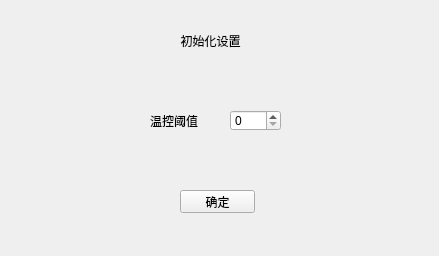
<?xml version="1.0" encoding="UTF-8"?>
<ui version="4.0">
 <class>InitialPage</class>
 <widget class="QWidget" name="InitialPage">
  <property name="geometry">
   <rect>
    <x>0</x>
    <y>0</y>
    <width>439</width>
    <height>256</height>
   </rect>
  </property>
  <property name="windowTitle">
   <string>Form</string>
  </property>
  <widget class="QSpinBox" name="spinBox">
   <property name="geometry">
    <rect>
     <x>230</x>
     <y>110</y>
     <width>51</width>
     <height>21</height>
    </rect>
   </property>
  </widget>
  <widget class="QLabel" name="label">
   <property name="geometry">
    <rect>
     <x>150</x>
     <y>110</y>
     <width>61</width>
     <height>21</height>
    </rect>
   </property>
   <property name="text">
    <string>温控阈值</string>
   </property>
  </widget>
  <widget class="QPushButton" name="pushButton">
   <property name="geometry">
    <rect>
     <x>180</x>
     <y>190</y>
     <width>75</width>
     <height>23</height>
    </rect>
   </property>
   <property name="text">
    <string>确定</string>
   </property>
  </widget>
  <widget class="QLabel" name="label_2">
   <property name="geometry">
    <rect>
     <x>160</x>
     <y>30</y>
     <width>101</width>
     <height>21</height>
    </rect>
   </property>
   <property name="text">
    <string>初始化设置</string>
   </property>
   <property name="alignment">
    <set>Qt::AlignCenter</set>
   </property>
  </widget>
 </widget>
 <resources/>
 <connections/>
</ui>
